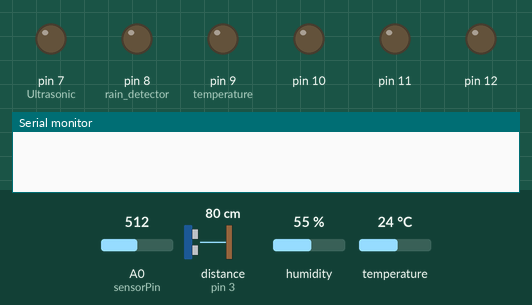
A sketch run on a simulated Arduino Uno, built with avr-gcc and run on an emulated ATmega328P. Parts: output pins drawn as LEDs (lit = HIGH), the last lines printed to the serial monitor. The test bench sets the inputs (shaded band); at power-on: A0 (sensorPin) = 512, distance to the obstacle (sensor on pin 3) 80 cm, humidity 55 %, temperature 24 °C. The echo pulse lasts 58.3 µs per cm; pins used as bus, display or sensor lines are not drawn.

Above: at 0.1 s.
At 20.3 s:
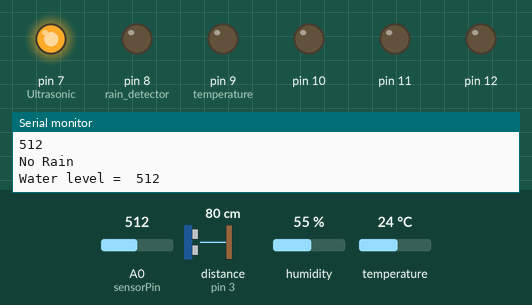
Timing chart, 0 to 21.8 s (numbered marks = the images above):
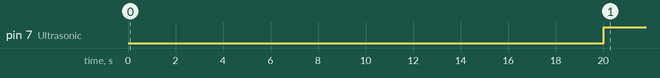

The sketch:

Project_testing.ino
```cpp
#include <Adafruit_Sensor.h>

//Project Name :- Smart Agriculture Initiative
/*
The whole project is done by Er. Prateek Tripathi.
Under Summer Internship program offered by IBM
And Under essential guidance of my worthy mentors.
*/
#include <Servo.h>

#include<SoftwareSerial.h>

#include <DHT.h>
#define DHTPIN A1
#define DHTTYPE DHT11
DHT dht(DHTPIN, DHTTYPE);
const int PIR_SENSOR_OUTPUT_PIN = 2;
int warm_up;

const int trigPin = 4;

const int echoPin = 3;

float duration;

float distance;
int servoPin = 6;
Servo Servo1;
int length = 1;

int sensorPin = A0;
int sensorValue;
int limit = 300;
void setup()


    {


       /* Define baud rate for serial communication */
       Serial.begin(9600);


       //PIR

       pinMode(PIR_SENSOR_OUTPUT_PIN, INPUT);


  delay(20000);
       /* Power On Warm Up Delay */
       //ULTRASONIC

       pinMode(4, OUTPUT);

       // Sets the trigPin as an Output
       pinMode(3, INPUT);
  // Sets the echoPin as an Input
       pinMode(9,OUTPUT);//temperature
      pinMode(8,OUTPUT);//rain detector
      pinMode(7,OUTPUT);//Ultrasonic

       //RAIN DETECTOR

       pinMode(2, OUTPUT);


       //DHT11


       Serial.println("DHT11 test!");

     dht.begin();


}

    void loop()
 {
   motion_detector();         //PIR

   distance_finding();        //ULTRASONIC

   rain_detector();

   water_level();

 temperature_humidity();    //DHT

   moisture();


}

void motion_detector()     //PIR

  {
 int sensor_output;
     sensor_output=digitalRead(PIR_SENSOR_OUTPUT_PIN);

        if( sensor_output == HIGH )
            {
if( warm_up == 1 )
                  {
Serial.print("Warming Up\n\n");

                     warm_up = 0;

                     delay(200);
                   }

               Serial.print("No object in sight\n");

               delay(100);

             }

else
 {
                  Serial.print("Object detected\n");

                  warm_up = 1;


                }

  }

void distance_finding()       //ULTRASONIC

     {

      // Clears the trigPin

        digitalWrite(trigPin, LOW);

        delayMicroseconds(2);

// Sets the trigPin on HIGH state for 10 micro seconds


        digitalWrite(trigPin, HIGH);


        delayMicroseconds(10);

        digitalWrite(trigPin, LOW);

// Reads the echoPin, returns the sound wave travel time in microseconds


duration = pulseIn(echoPin, HIGH);


// Calculating the distance

        distance= (duration*0.034/2)/100;


// Prints the distance on the Serial Monitor

        Serial.print("\n Distance of Intruder from field (in metres) : ");

        Serial.println(distance);
     if(distance <= 1 )
     {
      digitalWrite(7,1);
     }
 else{
  digitalWrite(7,0);
 }
     }

void rain_detector()

 {

     //analog output

     Serial.println("rain value = ");    Serial.print(analogRead(0));
     Serial.print("\n");
     if(analogRead(0)<7)
         Serial.println("No Rain\n");

     else if(analogRead(0)>7 && analogRead(0)<20)
    {
             Serial.println("It's Raining on field\n");
             digitalWrite(8,1);
    }
     else {
             Serial.println("No Rain\n");
 digitalWrite(8,0);
          }
    //digital output
    //  if(digitalRead(2) == HIGH)
    // Serial.println("No Rain Detected");

// else Serial.println("Rain Detected");


     delay(250);

 }

 void water_level()

     {

       int level = analogRead(A0);
         // read input value


       Serial.print("Water level =\t");
  Serial.println(level);


       Serial.print("\n");
       if(level>350&&level<450)

          {
//No water
        // Make servo go to 0 degrees


        Serial.println("Volume of water in tank=less\n");
        Serial.println("Opening full flap\n");


 ;
        Servo1.write(0);


        delay(300);
        // Make servo go to 90 degrees


        Servo1.write(90);
        delay(300);

        // Make servo go to 180 degrees


        Servo1.write(180);


        delay(5000);


}


      else if(level>250&&level<400)

      { //Little water

Serial.println("Some Water available in Tank\n");
        Serial.println("Opening half flap\n");

        // Make servo go to 0 degrees


        Servo1.write(0);

        delay(300);


        // Make servo go to 90 degrees


        Servo1.write(90);


        delay(5000);


}


else if(level>400)

{


           Serial.println("Tank full\n");


 ;
           Serial.println("Flap is not supposed to open\n");

        }

     }

void temperature_humidity()//DHT

     {

          pinMode (10, OUTPUT);

          pinMode (11 , OUTPUT);

          pinMode (12 , OUTPUT);

          delay(2000);

          float h = dht.readHumidity();

          float t = dht.readTemperature();

          float f = dht.readTemperature(true);

          if (isnan(h) || isnan(t) || isnan(f))

               {
Serial.println("Failed to read from DHT sensor!");

                 return;
               }
           Serial.print("Humidity: ");

           Serial.print(h);

           Serial.print(" %\t");

           Serial.print("Temperature: ");

           Serial.print(t);

           Serial.println(" *C ");

           if (t <= 20)

              {

                   Serial.println("Too cold!");


                  // delay (1000);


              }

       else if (20 < t < 27)

               {

Serial.println("Perfect temperature!");


               }

          else if (t >= 32)

               {

                 Serial.println("Too hot!");

                 digitalWrite(12, HIGH);
digitalWrite(9,1);
               }
               else
               {
                digitalWrite(9,0);
               }
     }

void moisture()
    {

         sensorValue = analogRead(sensorPin);


         Serial.println("Moisture Value : \t");

    Serial.println(sensorValue);


         delay(1000);

    }
```

Measured:
- by itself, pin 7 (Ultrasonic): LOW → HIGH at 20.0 s
